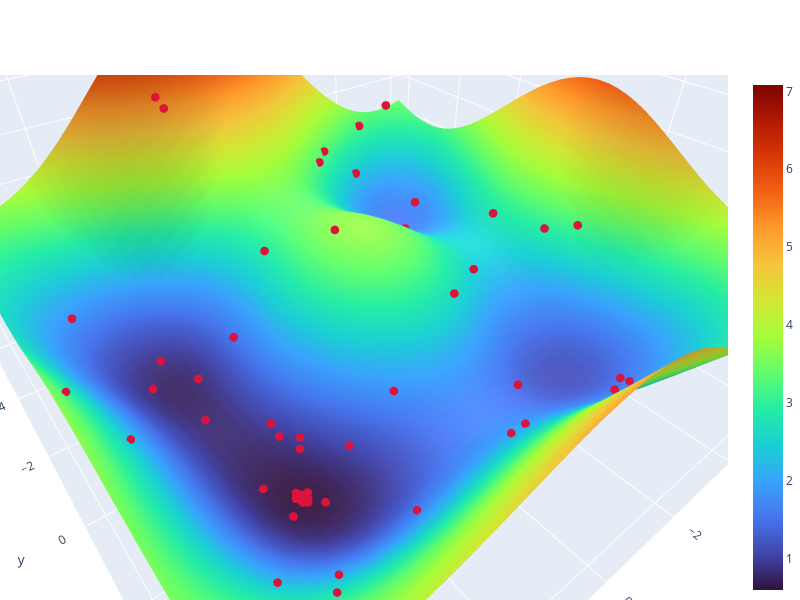

The cell this chart's notebook holds for it:
### Code cell
X = [point[0] for point in all_points]
Y = [point[1] for point in all_points]
Z = [point[2]+0.1 for point in all_points]

size = 6.0
res = 50
x = np.linspace(-size, size, res)
y = np.linspace(-size, size, res)
z = surface(x, y)

layout = go.Layout(
    autosize=False,
    width=800, height=600,
    margin=go.layout.Margin(
        l=0,
        r=0,
        b=0,
        t=75,
        pad = 4
    ),
)

fig = px.scatter_3d(
    x = X, y = Y, z = Z,
)
fig.update_traces(marker=dict(
    size=3,
    color='crimson',
))
fig.add_traces(
    go.Surface(
        x = x, y = y, z = z,
        colorscale='turbo',
))
fig.update_layout(layout)
fig.show()
